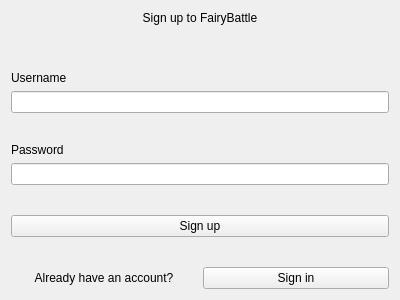
<?xml version="1.0" encoding="UTF-8"?>
<ui version="4.0">
 <class>signUpForm</class>
 <widget class="QWidget" name="signUpForm">
  <property name="geometry">
   <rect>
    <x>0</x>
    <y>0</y>
    <width>400</width>
    <height>300</height>
   </rect>
  </property>
  <property name="windowTitle">
   <string>Form</string>
  </property>
  <layout class="QGridLayout" name="gridLayout">
   <item row="0" column="0">
    <layout class="QVBoxLayout" name="verticalLayout_2">
     <item>
      <widget class="QLabel" name="label_2">
       <property name="text">
        <string>Sign up to FairyBattle</string>
       </property>
       <property name="alignment">
        <set>Qt::AlignCenter</set>
       </property>
      </widget>
     </item>
     <item>
      <layout class="QVBoxLayout" name="verticalLayout">
       <item>
        <spacer name="verticalSpacer">
         <property name="orientation">
          <enum>Qt::Vertical</enum>
         </property>
         <property name="sizeHint" stdset="0">
          <size>
           <width>20</width>
           <height>40</height>
          </size>
         </property>
        </spacer>
       </item>
       <item>
        <widget class="QLabel" name="label_3">
         <property name="text">
          <string>Username</string>
         </property>
        </widget>
       </item>
       <item>
        <layout class="QHBoxLayout" name="horizontalLayout_2">
         <item>
          <widget class="QLineEdit" name="username_lineEdit"/>
         </item>
        </layout>
       </item>
       <item>
        <spacer name="verticalSpacer_2">
         <property name="orientation">
          <enum>Qt::Vertical</enum>
         </property>
         <property name="sizeHint" stdset="0">
          <size>
           <width>20</width>
           <height>10</height>
          </size>
         </property>
        </spacer>
       </item>
       <item>
        <widget class="QLabel" name="label_4">
         <property name="text">
          <string>Password</string>
         </property>
        </widget>
       </item>
       <item>
        <widget class="QLineEdit" name="password_lineEdit"/>
       </item>
       <item>
        <spacer name="verticalSpacer_3">
         <property name="orientation">
          <enum>Qt::Vertical</enum>
         </property>
         <property name="sizeHint" stdset="0">
          <size>
           <width>20</width>
           <height>10</height>
          </size>
         </property>
        </spacer>
       </item>
       <item>
        <layout class="QHBoxLayout" name="horizontalLayout_3">
         <item>
          <widget class="QPushButton" name="signUp_pushButton">
           <property name="text">
            <string>Sign up</string>
           </property>
          </widget>
         </item>
        </layout>
       </item>
       <item>
        <layout class="QHBoxLayout" name="horizontalLayout"/>
       </item>
       <item>
        <spacer name="verticalSpacer_4">
         <property name="orientation">
          <enum>Qt::Vertical</enum>
         </property>
         <property name="sizeHint" stdset="0">
          <size>
           <width>20</width>
           <height>20</height>
          </size>
         </property>
        </spacer>
       </item>
      </layout>
     </item>
     <item>
      <layout class="QHBoxLayout" name="horizontalLayout_4">
       <item>
        <widget class="QLabel" name="label">
         <property name="text">
          <string>Already have an account?</string>
         </property>
         <property name="alignment">
          <set>Qt::AlignCenter</set>
         </property>
        </widget>
       </item>
       <item>
        <widget class="QPushButton" name="signIn_pushButton">
         <property name="text">
          <string>Sign in</string>
         </property>
        </widget>
       </item>
      </layout>
     </item>
    </layout>
   </item>
  </layout>
 </widget>
 <resources/>
 <connections/>
</ui>
